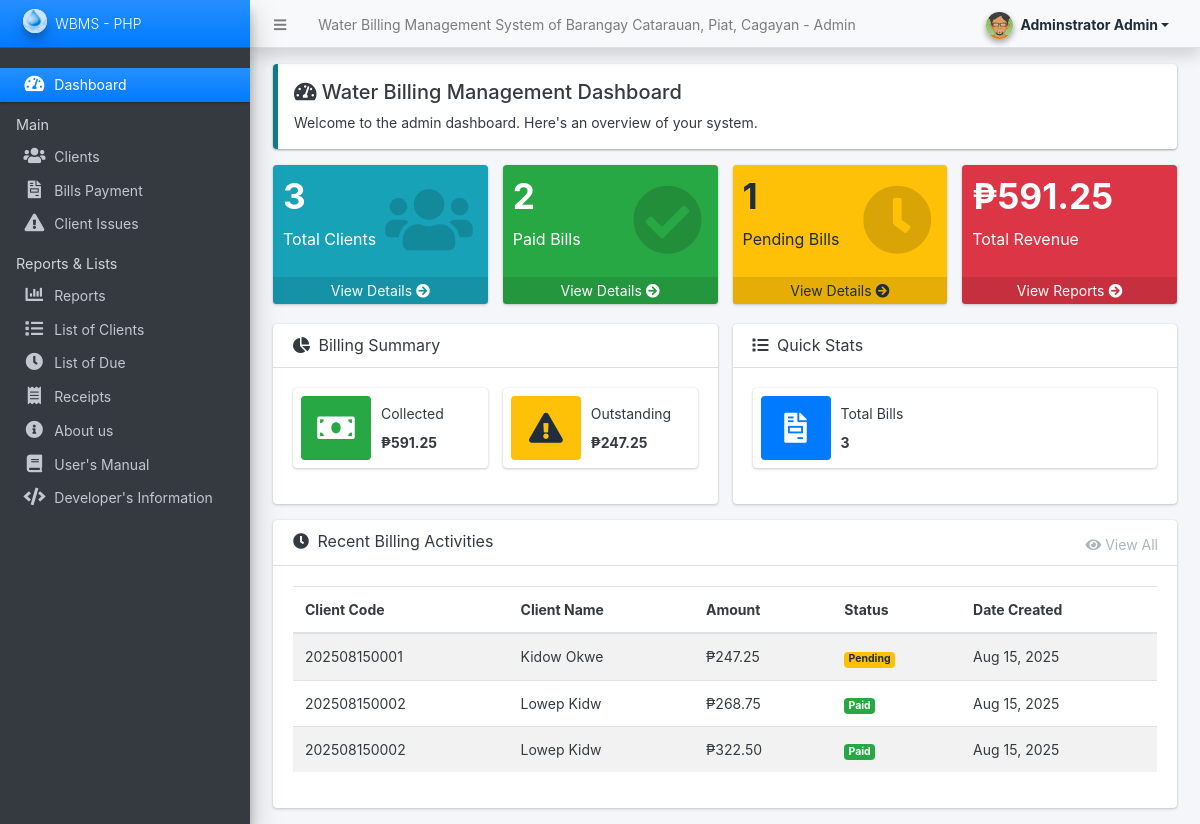
Page /admin/ (signed in) on the committed database.
### tables this page shows
CREATE TABLE `billing_list` (
  `id` int(30) NOT NULL,
  `client_id` int(30) NOT NULL,
  `reading_date` date NOT NULL,
  `due_date` date NOT NULL,
  `reading` float(12,2) NOT NULL DEFAULT 0.00,
  `previous` float(12,2) NOT NULL DEFAULT 0.00,
  `rate` float(12,2) NOT NULL DEFAULT 0.00,
  `total` float(12,2) NOT NULL DEFAULT 0.00,
  `penalty` float(12,2) NOT NULL DEFAULT 0.00,
  `status` tinyint(1) NOT NULL DEFAULT 0 COMMENT '0= pending,\r\n1= paid',
  `date_created` datetime NOT NULL DEFAULT current_timestamp(),
  `date_updated` datetime NOT NULL DEFAULT current_timestamp() ON UPDATE current_timestamp()
);

CREATE TABLE `client_list` (
  `id` int(30) NOT NULL,
  `code` varchar(100) NOT NULL,
  `category_id` int(30) NOT NULL,
  `firstname` text NOT NULL,
  `middlename` text DEFAULT NULL,
  `lastname` text NOT NULL,
  `contact` text NOT NULL,
  `address` text NOT NULL,
  `meter_code` varchar(100) NOT NULL,
  `first_reading` float(12,2) NOT NULL,
  `status` tinyint(1) NOT NULL DEFAULT 1,
  `delete_flag` tinyint(1) NOT NULL DEFAULT 0,
  `date_created` datetime NOT NULL DEFAULT current_timestamp(),
  `date_updated` datetime NOT NULL DEFAULT current_timestamp() ON UPDATE current_timestamp()
);

### admin/home.php (the view, shortened to what this page needs)
<?php
$total_clients = $conn->query("SELECT COUNT(id) as count FROM `client_list` WHERE delete_flag = 0")->fetch_assoc()['count'];
$total_bills = $conn->query("SELECT COUNT(id) as count FROM `billing_list`")->fetch_assoc()['count'];
$paid_bills = $conn->query("SELECT COUNT(id) as count FROM `billing_list` WHERE status = 1")->fetch_assoc()['count'];
$pending_bills = $conn->query("SELECT COUNT(id) as count FROM `billing_list` WHERE status = 0")->fetch_assoc()['count'];
$total_revenue = $conn->query("SELECT SUM(total) as revenue FROM `billing_list` WHERE status = 1")->fetch_assoc()['revenue'] ?? 0;
$pending_amount = $conn->query("SELECT SUM(total) as amount FROM `billing_list` WHERE status = 0")->fetch_assoc()['amount'] ?? 0;
$recent_bills = $conn->query("SELECT b.*, CONCAT(c.firstname, ' ', c.lastname) as client_name, c.code as client_code
                             FROM billing_list b
                             INNER JOIN client_list c ON b.client_id = c.id
                             ORDER BY b.date_created DESC
                             LIMIT 5");
?>
<div class="container-fluid">
    <div class="row">
        <div class="col-12">
            <div class="callout callout-info">
                <h5><i class="fas fa-tachometer-alt"></i> Water Billing Management Dashboard</h5>
                Welcome to the admin dashboard. Here's an overview of your system.
            </div>
        </div>
    </div>
    <div class="row">
        <div class="col-lg-3 col-6">
            <div class="small-box bg-info">
                <div class="inner">
                    <h3><?php echo number_format($total_clients) ?></h3>
                    <p>Total Clients</p>
                </div>
                <div class="icon">
                    <i class="fas fa-users"></i>
                </div>
                <a href="<?php echo base_url ?>admin/?page=clients" class="small-box-footer">
                    View Details <i class="fas fa-arrow-circle-right"></i>
                </a>
            </div>
        </div>
        <div class="col-lg-3 col-6">
            <div class="small-box bg-success">
                <div class="inner">
                    <h3><?php echo number_format($paid_bills) ?></h3>
                    <p>Paid Bills</p>
                </div>
                <div class="icon">
                    <i class="fas fa-check-circle"></i>
                </div>
                <a href="<?php echo base_url ?>admin/?page=billings" class="small-box-footer">
                    View Details <i class="fas fa-arrow-circle-right"></i>
                </a>
            </div>
        </div>
        <div class="col-lg-3 col-6">
            <div class="small-box bg-warning">
                <div class="inner">
                    <h3><?php echo number_format($pending_bills) ?></h3>
                    <p>Pending Bills</p>
                </div>
                <div class="icon">
                    <i class="fas fa-clock"></i>
                </div>
                <a href="<?php echo base_url ?>admin/?page=billings" class="small-box-footer">
                    View Details <i class="fas fa-arrow-circle-right"></i>
                </a>
            </div>
        </div>
        <div class="col-lg-3 col-6">
            <div class="small-box bg-danger">
                <div class="inner">
                    <h3>₱<?php echo number_format($total_revenue, 2) ?></h3>
                    <p>Total Revenue</p>
                </div>
                <a href="<?php echo base_url ?>admin/?page=reports" class="small-box-footer">
                    View Reports <i class="fas fa-arrow-circle-right"></i>
                </a>
            </div>
        </div>
    </div>
    <div class="row">
        <div class="col-md-6">
            <div class="card">
                <div class="card-header">
                    <h3 class="card-title">
                        <i class="fas fa-chart-pie mr-1"></i>
                        Billing Summary
                    </h3>
                </div>
                <div class="card-body">
                    <div class="row">
                        <div class="col-6">
                            <div class="info-box">
                                <span class="info-box-icon bg-success"><i class="fas fa-money-bill"></i></span>
                                <div class="info-box-content">
                                    <span class="info-box-text">Collected</span>
                                    <span class="info-box-number">₱<?php echo number_format($total_revenue, 2) ?></span>
                                </div>
                            </div>
                        </div>
                        <div class="col-6">
                            <div class="info-box">
                                <span class="info-box-icon bg-warning"><i class="fas fa-exclamation-triangle"></i></span>
                                <div class="info-box-content">
                                    <span class="info-box-text">Outstanding</span>
                                    <span class="info-box-number">₱<?php echo number_format($pending_amount, 2) ?></span>
                                </div>
                            </div>
                        </div>
                    </div>
                </div>
            </div>
        </div>
        <div class="col-md-6">
            <div class="card">
                <div class="card-header">
                    <h3 class="card-title">
                        <i class="fas fa-list mr-1"></i>
                        Quick Stats
                    </h3>
                </div>
                <div class="card-body">
                    <div class="row">
                        <div class="col-12">
                            <div class="info-box">
                                <span class="info-box-icon bg-primary"><i class="fas fa-file-invoice"></i></span>
                                <div class="info-box-content">
                                    <span class="info-box-text">Total Bills</span>
                                    <span class="info-box-number"><?php echo number_format($total_bills) ?></span>
                                </div>
                            </div>
                        </div>
                    </div>
                </div>
            </div>
        </div>
    </div>
    <div class="row">
        <div class="col-12">
            <div class="card">
                <div class="card-header">
                    <h3 class="card-title">
                        <i class="fas fa-clock mr-1"></i>
                        Recent Billing Activities
                    </h3>
                    <div class="card-tools">
                        <a href="<?php echo base_url ?>admin/?page=billings" class="btn btn-tool">
                            <i class="fas fa-eye"></i> View All
                        </a>
                    </div>
                </div>
                <div class="card-body">
                    <?php if($recent_bills->num_rows > 0): ?>
                    <div class="table-responsive">
                        <table class="table table-striped">
                            <thead>
                                <tr>
                                    <th>Client Code</th>
                                    <th>Client Name</th>
                                    <th>Amount</th>
                                    <th>Status</th>
                                    <th>Date Created</th>
                                </tr>
                            </thead>
                            <tbody>
                                <?php while($row = $recent_bills->fetch_assoc()): ?>
                                <tr>
                                    <td><?php echo $row['client_code'] ?></td>
                                    <td><?php echo $row['client_name'] ?></td>
                                    <td>₱<?php echo number_format($row['total'], 2) ?></td>
                                    <td>
                                        <?php if($row['status'] == 1): ?>
                                            <span class="badge badge-success">Paid</span>
                                        <?php else: ?>
                                            <span class="badge badge-warning">Pending</span>
                                        <?php endif; ?>
                                    </td>
                                    <td><?php echo date('M d, Y', strtotime($row['date_created'])) ?></td>
                                </tr>
                                <?php endwhile; ?>
                            </tbody>
                        </table>
                    </div>
                    <?php endif; ?>
                </div>
            </div>
        </div>
    </div>
</div>

### rows in the picture
billing_list: client.code "202508150001", client_name "Kidow Okwe", total "247.25", status "Pending", date_created "Aug 15, 2025"
billing_list: client.code "202508150002", client_name "Lowep Kidw", total "268.75", status "Paid", date_created "Aug 15, 2025"
billing_list: client.code "202508150002", client_name "Lowep Kidw", total "322.50", status "Paid", date_created "Aug 15, 2025"

### other values in the picture
$_settings->info('name') "Water Billing Management System of Barangay Catarauan, Piat, Cagayan"
$_settings->userdata('firstname').' '.$_settings->userdata('lastname') "Adminstrator Admin"
$_settings->info('short_name') "WBMS - PHP"
$total_clients "3"
$paid_bills "2"
$pending_bills "1"
$total_revenue "591.25"
$pending_amount "247.25"
$total_bills "3"
